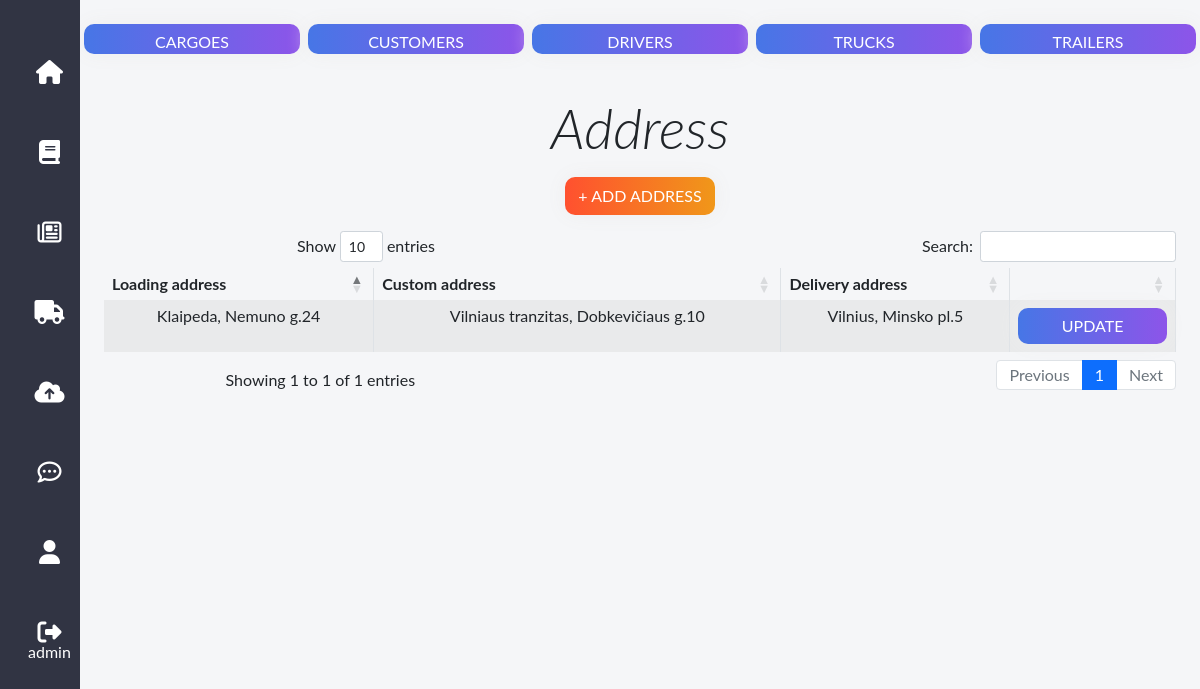
/addresses/ (signed in), run on the app's committed database.
### transport/models.py (models this page shows, shortened)
class DeliveryAddress(models.Model):
    delivery_address = models.CharField(max_length=200, null=True)
    loading_address = models.CharField(max_length=200, null=True)
    custom_address = models.CharField(max_length=200, null=True, blank=True)
    class Meta:
        verbose_name = "Delivery and Loading Address"
        verbose_name_plural = "Delivery and Loading Address"

### transport/views.py (the view)
# urls.py: path('addresses/', views.AddressListView.as_view(), name='addresses'),
class AddressListView(LoginRequiredMixin, ListView):
    model = DeliveryAddress
    context_object_name = 'addresses'
    template_name = 'addresses.html'

### transport/templates/addresses.html
{% extends "base.html" %}
{% block content %}
     <div class="container mt-2">
        <div class="row">
       <a href="{% url 'cargoes' %}" class="btn btn-grad mx-1 mb-4 col-md form-button" type="button"  style="height:30px;":>Cargoes</a>
            <a href="{% url 'customers' %}" class="btn btn-grad mx-1 mb-4 col-md form-button" type="button"  style="height:30px;":>Customers</a>
            <a href="{% url 'drivers' %}" class="btn btn-grad mx-1 mb-4 col-md form-button" type="button"  style="height:30px;":>Drivers</a>
        <a href="{% url 'trucks' %}" class="btn btn-grad mx-1 mb-4 col-md form-button" type="button"  style="height:30px;":>Trucks</a>
         <a href="{% url 'trailers' %}" class="btn btn-grad mx-1 mb-4 col-md form-button" type="button"  style="height:30px;":>Trailers</a>
    </div>
    <div>
    <div class="container mb-3 mt-3">
        <p class="display-4" style="font-style:italic;">Address</p>
        <a class="btn btn-create" href="{% url 'create_address' %}">+ Add Address</a>
    </div>
    <div class="container mb-3 mt-3">
       <table class="table table-striped table-bordered myDataTable stripe " style="width:100%">
        <thead>
            <tr>
                <th>Loading address</th>
                <th>Custom address</th>
                <th>Delivery address</th>
                <th></th>
            </tr>
        </thead>
        <tbody>
            {% for address in addresses  %}
            <tr>
                <td>{{address.loading_address }}</td>
                <td>{{address.custom_address }}</td>
                <td>{{address.delivery_address}}</td>
                <td><a class="btn btn-grad mx-auto" href="{{ address.id }}" style="max-width:150px;">Update</a></td>
            </tr>
            {% endfor %}
        </tbody>
    </table>
    </div>
 </div>
{% endblock content %}

### transport/templates/base.html (shortened to what this page needs)
<!DOCTYPE html>
{% load static %}
<html lang="en">
<head>
    <link href="https://cdn.jsdelivr.net/npm/bootstrap@5.0.2/dist/css/bootstrap.min.css" rel="stylesheet">
	<link href="https://cdn.datatables.net/1.11.5/css/dataTables.bootstrap4.min.css"  rel="stylesheet">
    <link rel="stylesheet" type="text/css" href="{% static 'css/styles.css' %}?{% now 'U' %}">
</head>
<body>
<nav class="sidebar-navigation navbar-expand-sm" style="z-index:100;">
	<div style="text-align:center; padding:1em 0;">
	</div>
	<div class="collapse navbar-collapse" id="navbarNavDropdown">
	<ul style="padding-left: 0px;">
		<li name="home">
			<a href="{% url 'home' %}"><i class="fa fa-home"></i></a>
		</li>
		{% if user.is_authenticated %}
		<li name="orders">
			<a href="{% url 'orders' %}"><i class="fa fa-book"></i></a>
		</li>
		<li name="order_lines">
			<a href="{% url 'order_lines' %}"><i class="fa fa-newspaper-o"></i></a>
		</li>
		<li name="links">
			<a href="{% url 'links' %}"><i class="fa fa-truck"></i></a>
		</li>
		<li name="uploads">
			<a href="{% url 'uploads' %}"><i class="fa fa-cloud-upload"></i></a>
		</li>
		<li name="messages">
			<a href="{% url 'messages'%}"><i class="fa fa-commenting-o"></i></a>
		</li>
		<li name="profile">
			<a href="{% url 'profile'%}"><i class="fa fa-user"></i></a>
		</li>
		{% endif %}
		<li name="login">
			{% if user.is_authenticated %}
			<a href="{% url 'logout'%}?next=/home"><i class="fa fa-sign-out"></i></a>
			{{ user.get_username }}
			{% else %}
			<a href="{% url 'login'%}?next={{request.path}}"><i class="fa fa-sign-in"></i></a>
			<span class="tooltip">Log In</span>
			{% endif %}
		</li>
	</ul>
	</div>
    </nav>
        <div class="my-container">
            <br>
            {% block content %}
            {% endblock content %}
        </div>
</body>
</html>

### static/css/styles.css (style rules this page uses)
* { margin: 0; padding: 0; box-sizing: border-box; list-style: none; font-family: "Lato", sans-serif; line-height: 1; }
body { background-color: #f5f6f8; }
.sidebar-navigation { display: inline; position: fixed; min-height: 100vh; width: 80px; background-color: #313443; }
.sidebar-navigation ul { text-align: center; color: white; margin: 0 auto; }
.sidebar-navigation ul li { padding: 28px 28px; cursor: pointer; }
.sidebar-navigation ul li i { display: block; font-size: 24px; }
a { text-decoration:none; color:#fff; }
.my-container { font-family: 'Roboto', sans-serif; font-weight: 400; overflow: hidden; margin-left:80px; text-align:center; }
.btn-grad { background-image: linear-gradient(to right, #4776E6 0%, #8E54E9 51%, #4776E6 100%) }
.btn-grad { padding: 5px 15px; text-align: center; text-transform: uppercase; transition: 0.5s; background-size: 200% auto; color: white; box-shadow: 0 0 20px #eee; border-radius: 10px; display: block; }
.btn-create { background-image: linear-gradient(to right, #FF512F 0%, #F09819 51%, #FF512F 100%) }
.btn-create { max-width:150px; margin:0; text-align: center; text-transform: uppercase; transition: 0.5s; background-size: 200% auto; color: white; box-shadow: 0 0 20px #eee; border-radius: 10px; display: inline-block; }

### data on the page
DeliveryAddress: loading_address "Klaipeda, Nemuno g.24", custom_address "Vilniaus tranzitas, Dobkevičiaus g.10", delivery_address "Vilnius, Minsko pl.5", {{ address.id }} 1 (drawn)

### other printed values
{{ user.get_username }} "admin"
